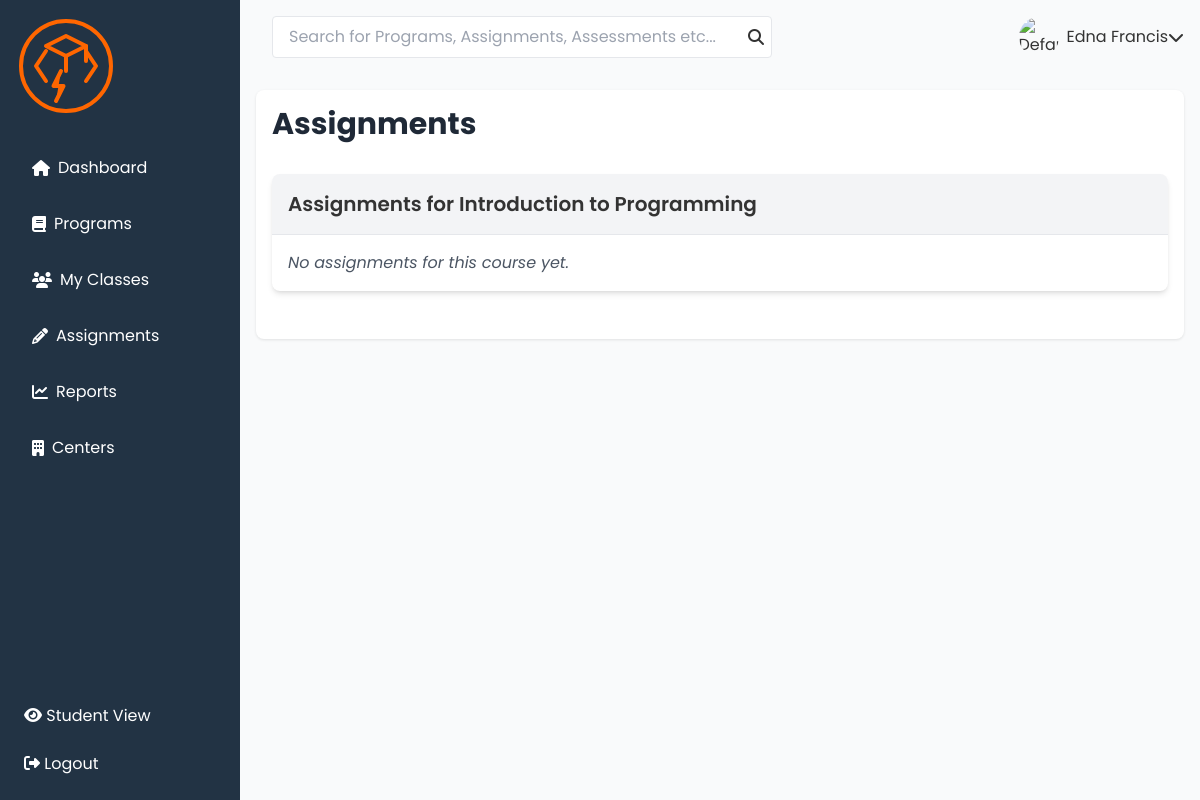
The app's page /instructor/assignments (signed in), older data.
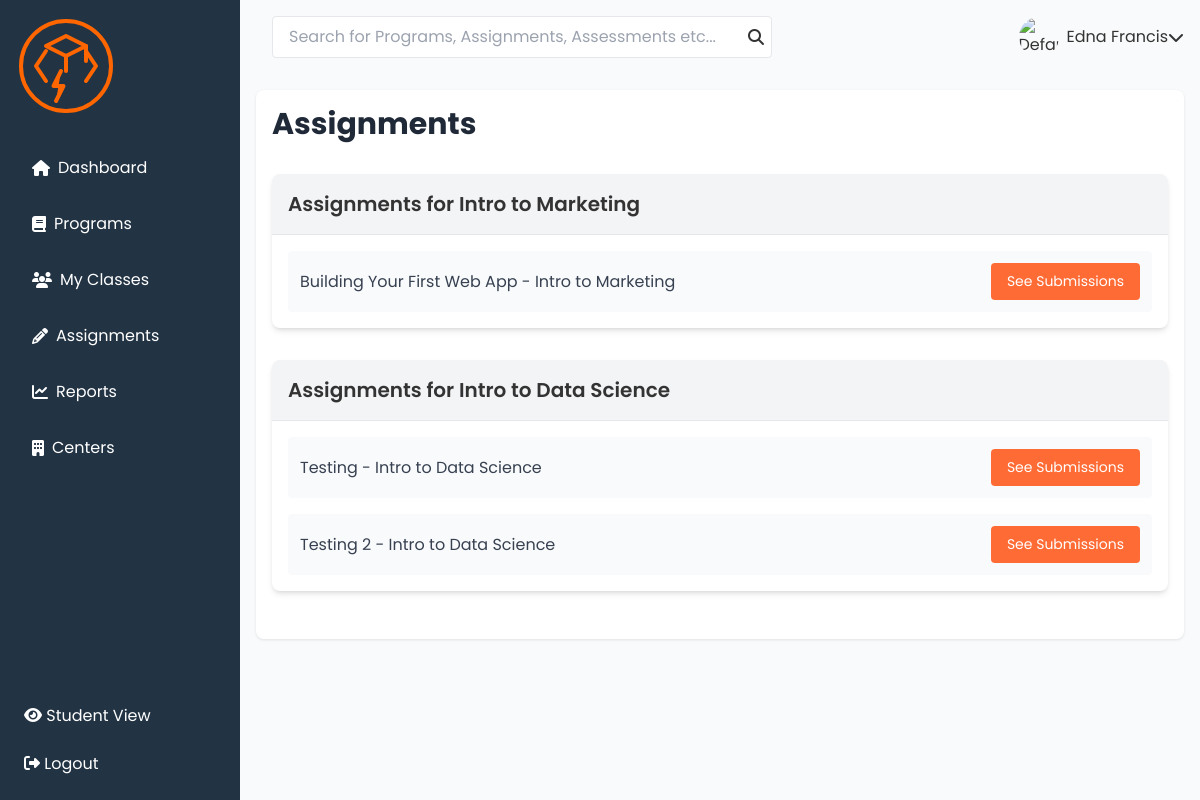
The same page, newer data.
### courses/models.py (models this page shows)
class Course(models.Model):
    title = models.CharField(max_length=100)
    instructor = models.ForeignKey(User, on_delete=models.CASCADE, blank=True, null=True)
    description = models.TextField()
    image = models.ImageField(upload_to='course_images/', max_length=500, blank=True, null=True)
    enrolled_users = models.ManyToManyField(User, related_name='enrolled_courses', blank=True)
    created_at = models.DateTimeField(auto_now_add=True)
    updated_at = models.DateTimeField(auto_now=True)
    def __str__(self):
        return self.title

class Assignment(models.Model):
    course = models.ForeignKey(Course, related_name='assignments', on_delete=models.CASCADE)
    title = models.CharField(max_length=100)
    points = models.CharField(max_length=300, null=True, default="Not graded")
    submission = models.CharField(max_length=3000, null=True, default='Url Link')
    description = models.CharField(max_length=50000)
    due_date = models.DateTimeField()
    created_at = models.DateTimeField(auto_now_add=True)
    updated_at = models.DateTimeField(auto_now=True)
    def __str__(self):
        return f"{self.title} - {self.course.title}"

### assignments/views.py (the view)
# urls.py: path('instructor/assignments', assignment_list, name='assignment_list')
def assignment_list(request):
    courses = Course.objects.filter(instructor=request.user)
    assignments = Assignment.objects.filter(course__in=courses)
    return render(request, 'assignment_list.html', {'courses': courses, 'assignments': assignments})

### assignments/templates/assignment_list.html
{% extends 'instructors/base.html' %}
{% block content %}
<div class="container mx-auto px-4 py-8">
  <h1 class="text-3xl font-bold mb-8 text-gray-800">Assignments</h1>
  {% if courses %}
    {% for course in courses %}
      <div class="mb-8 bg-white shadow-md rounded-lg overflow-hidden">
        <h2 class="text-xl font-semibold bg-gray-100 p-4 border-b">
          Assignments for {{ course }}
        </h2>
        <div class="p-4">
          {% if assignments %}
            <ul class="space-y-4">
              {% for assignment in assignments %}
                {% if assignment.course == course %}
                  <li class="flex items-center justify-between bg-gray-50 p-3 rounded">
                    <span class="text-gray-700">{{ assignment }}</span>
                    <a href="{% url 'submission_list' assignment.id %}" class="btn">
                      See Submissions
                    </a>
                  </li>
                {% endif %}
              {% endfor %}
            </ul>
          {% else %}
            <p class="text-gray-600 italic">No assignments for this course yet.</p>
          {% endif %}
        </div>
      </div>
    {% endfor %}
  {% else %}
    <p class="text-gray-600 italic">No courses found for this instructor.</p>
  {% endif %}
</div>
{% endblock %}

Row changes from the older to the newer data that the page shows:
removed Course: title "Introduction to Programming", shows "No assignments for this course yet."
added Course: title "Intro to Marketing"
added Assignment: title+course "Building Your First Web App - Intro to Marketing", shown under "Intro to Marketing"
added Course: title "Intro to Data Science"
added Assignment: title+course "Testing - Intro to Data Science", shown under "Intro to Data Science"
added Assignment: title+course "Testing 2 - Intro to Data Science", shown under "Intro to Data Science"
